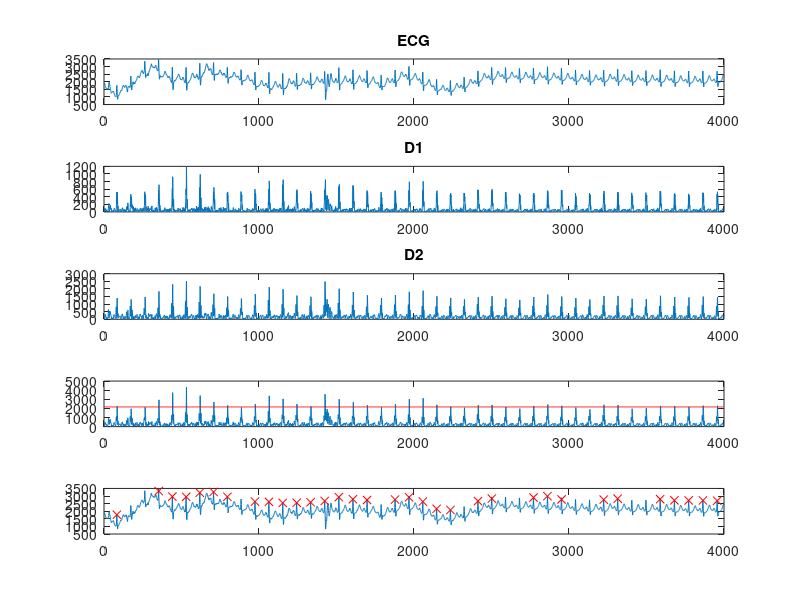

The MATLAB script that drew this image:
clc
clear all
close all
load ECG5.dat
x=ECG5;
for i=3:3996;
    y0(i)=abs(x(i,1)-x(i-2,1));
    y1(i)=abs(x(i,1)-2*x(i-2,1)+x(i+4,1));
    y2(i)=1.3*y0(i)+1.1*y1(i);
end
ax(1)=subplot(5,1,1);
plot(ECG5)
title('ECG')
ax(2)=subplot(5,1,2);
plot(y0)
title('D1')
ax(3)=subplot(5,1,3);
plot(y1)
title('D2')
ax(5)=subplot(5,1,5);
plot(ECG5)
title('D1+D2')
p=y2(532);
th=0.5*p;
M=5;
plot(ECG5)
hold on
ax(4)=subplot(5,1,4);
plot(y2)
hold on
plot(1:length(y2),th*ones(size(y2)),'r')
for i=M+1 :length(y2)  

    if   (y2(i)>th)& all (y2(i)>y2((i-1):-1:(i-M))) & all (y2(i)>y2((i+1):(i+M)))
        ax(5)=subplot(5,1,5);
        plot(i-2,ECG5(i-2),'rx')
    end
end
linkaxes(ax,'x')